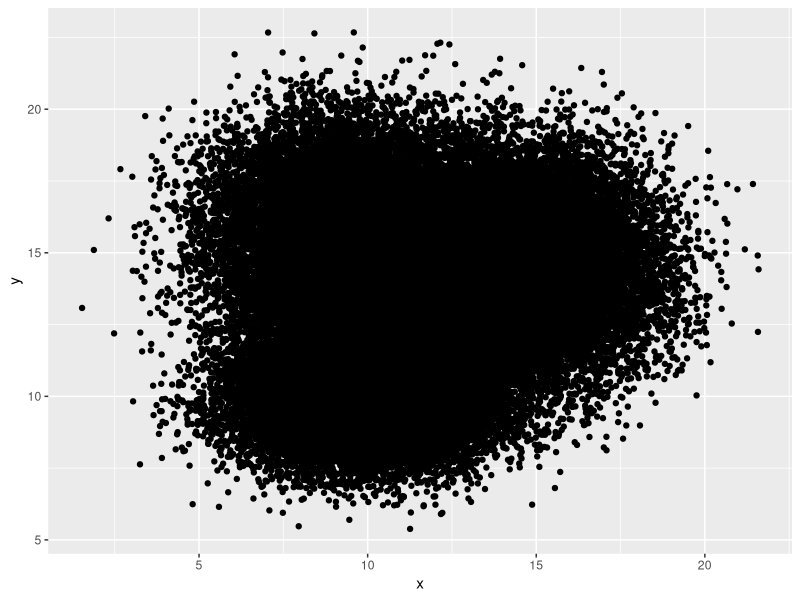
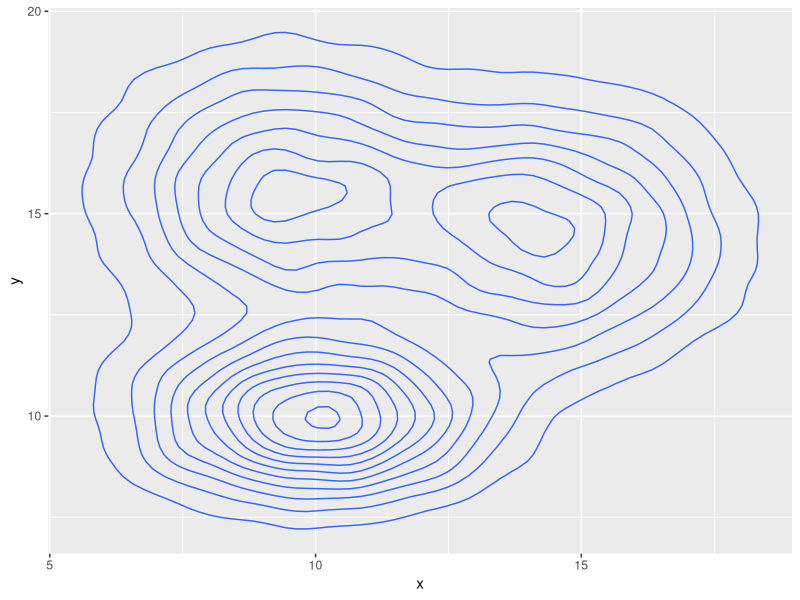
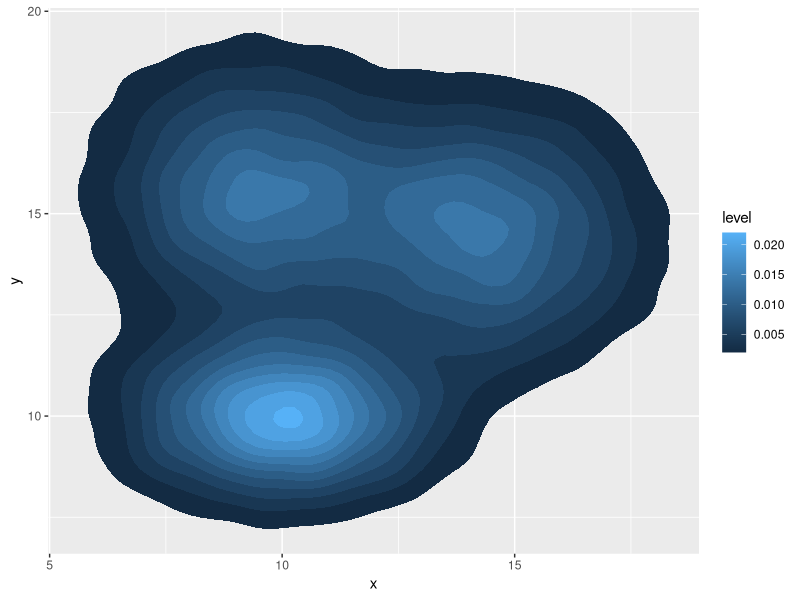
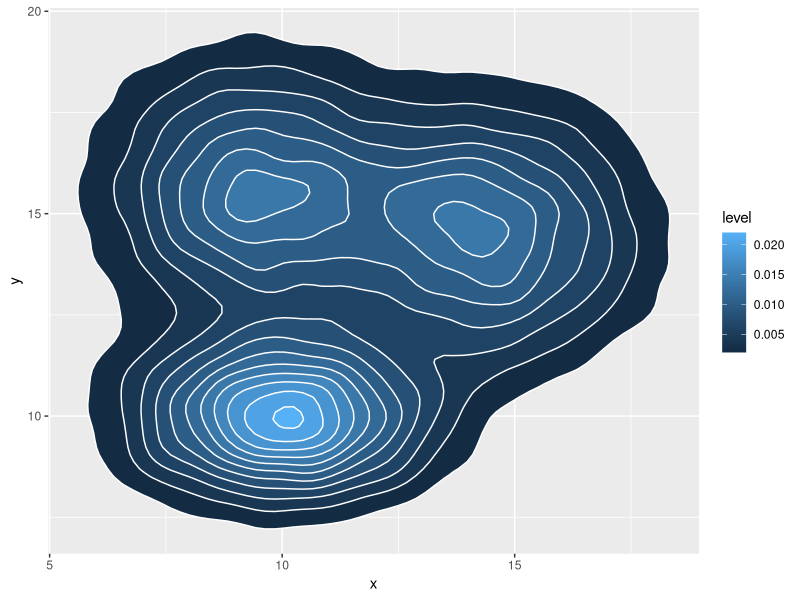
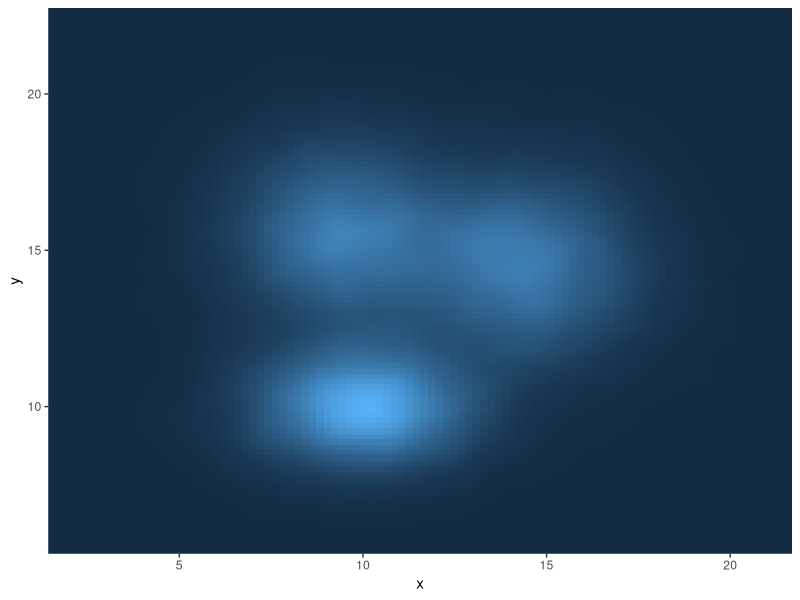
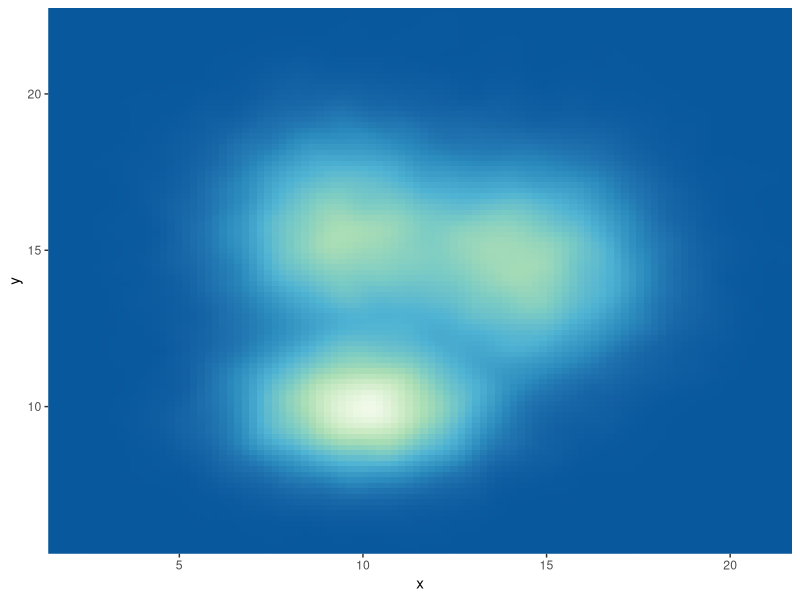
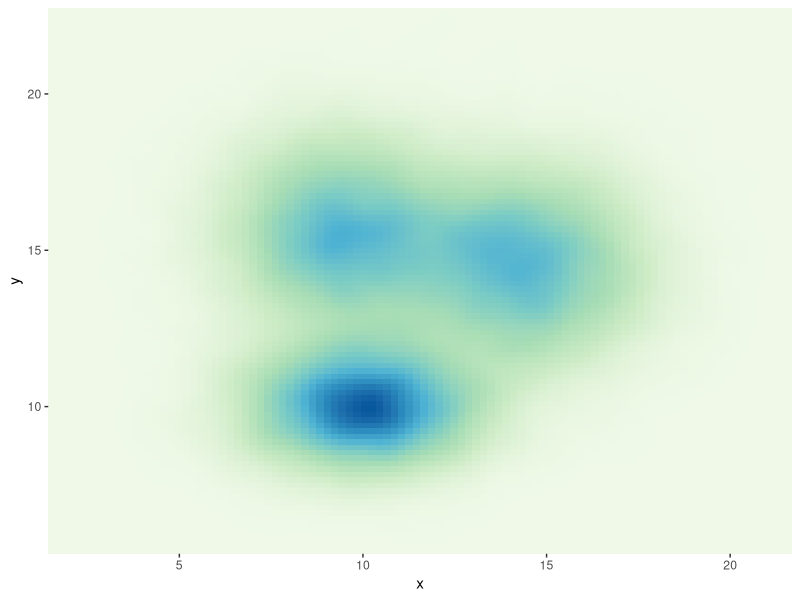
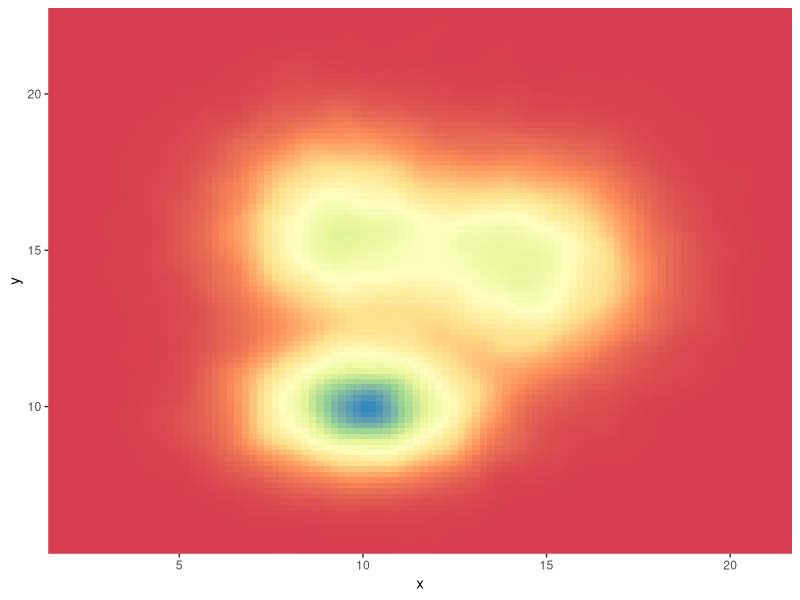

R code for these plots, in order:
## ---- chunk 1
knitr::opts_chunk$set(collapse = TRUE)
## ---- chunk 2
# Library
library(tidyverse)
 
# Data
a <- data.frame( x=rnorm(20000, 10, 1.9), y=rnorm(20000, 10, 1.2) )
b <- data.frame( x=rnorm(20000, 14.5, 1.9), y=rnorm(20000, 14.5, 1.9) )
c <- data.frame( x=rnorm(20000, 9.5, 1.9), y=rnorm(20000, 15.5, 1.9) )
data <- rbind(a,b,c)
 
 
# Basic scatterplot
ggplot(data, aes(x=x, y=y) ) +
  geom_point()
library(ggplot2)
# Show the contour only
ggplot(data, aes(x=x, y=y) ) +
  geom_density_2d()
 
# Show the area only
ggplot(data, aes(x=x, y=y) ) +
  stat_density_2d(aes(fill = ..level..), geom = "polygon")
 
# Area + contour
ggplot(data, aes(x=x, y=y) ) +
  stat_density_2d(aes(fill = ..level..), geom = "polygon", colour="white")
 
# Using raster
ggplot(data, aes(x=x, y=y) ) +
  stat_density_2d(aes(fill = ..density..), geom = "raster", contour = FALSE) +
  scale_x_continuous(expand = c(0, 0)) +
  scale_y_continuous(expand = c(0, 0)) +
  theme(
    legend.position='none'
  )
## ---- chunk 3
# Call the palette with a number
ggplot(data, aes(x=x, y=y) ) +
  stat_density_2d(aes(fill = ..density..), geom = "raster", contour = FALSE) +
  scale_fill_distiller(palette=4, direction=-1) +
  scale_x_continuous(expand = c(0, 0)) +
  scale_y_continuous(expand = c(0, 0)) +
  theme(
    legend.position='none'
  )
 
# The direction argument allows to reverse the palette
ggplot(data, aes(x=x, y=y) ) +
  stat_density_2d(aes(fill = ..density..), geom = "raster", contour = FALSE) +
  scale_fill_distiller(palette=4, direction=1) +
  scale_x_continuous(expand = c(0, 0)) +
  scale_y_continuous(expand = c(0, 0)) +
  theme(
    legend.position='none'
  )
 
# You can also call the palette using a name.
ggplot(data, aes(x=x, y=y) ) +
  stat_density_2d(aes(fill = ..density..), geom = "raster", contour = FALSE) +
  scale_fill_distiller(palette= "Spectral", direction=1) +
  scale_x_continuous(expand = c(0, 0)) +
  scale_y_continuous(expand = c(0, 0)) +
  theme(
    legend.position='none'
  )
## ---- chunk 4

